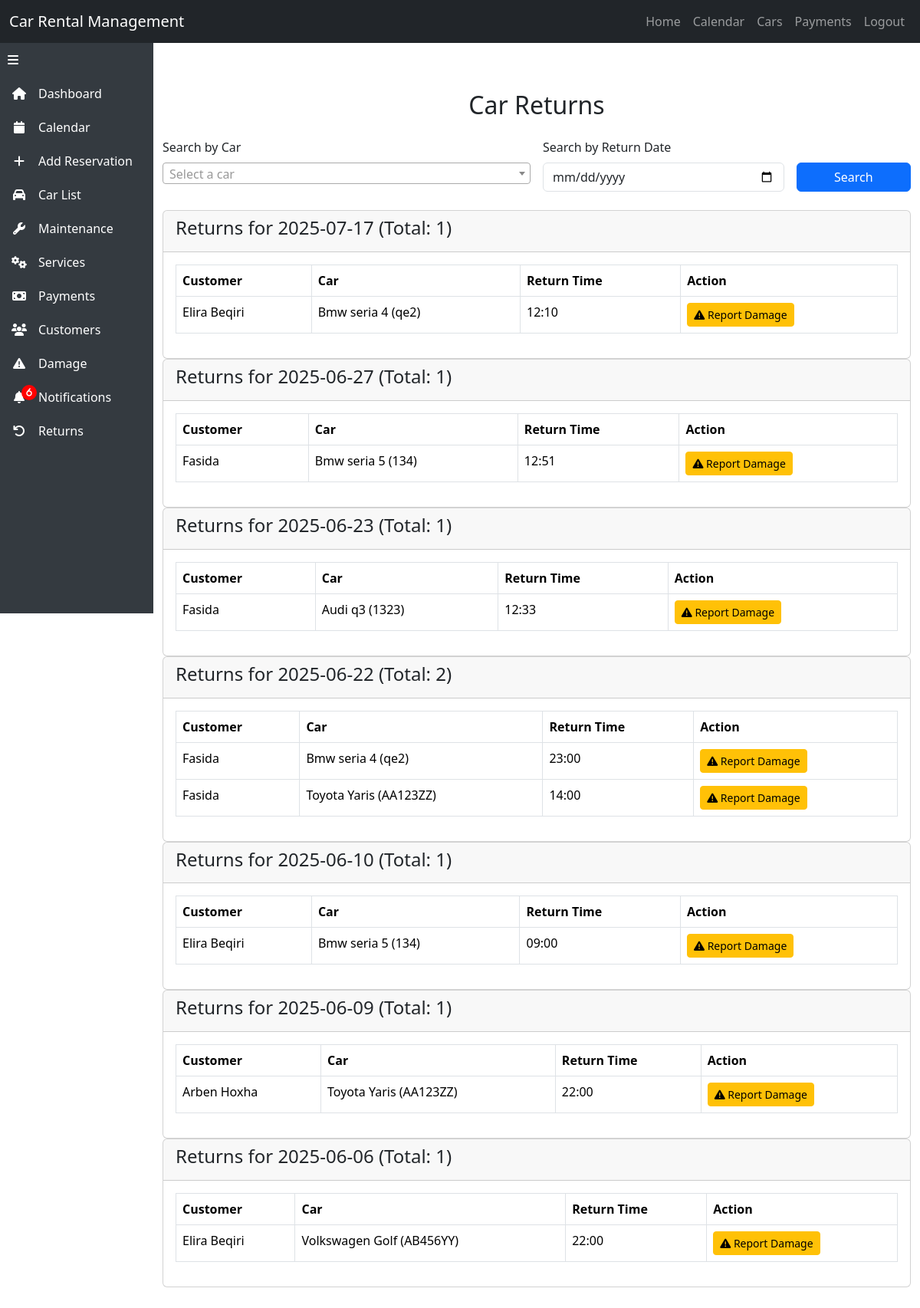
Screenshot of /returns.php (signed in) with the database file from the repository.
### tables this page shows
CREATE TABLE `reservations` (
  `reservation_id` int(11) NOT NULL,
  `car_id` int(11) NOT NULL,
  `customer_id` int(11) NOT NULL,
  `start_date` timestamp NOT NULL DEFAULT current_timestamp() ON UPDATE current_timestamp(),
  `end_date` timestamp NULL DEFAULT NULL,
  `total_cost` decimal(10,2) DEFAULT NULL,
  `start_time` time DEFAULT NULL,
  `end_time` time DEFAULT NULL,
  `comments` text DEFAULT NULL
);

CREATE TABLE `customers` (
  `customer_id` int(11) NOT NULL,
  `name` varchar(255) NOT NULL,
  `phone` varchar(50) DEFAULT NULL,
  `license_number` varchar(100) DEFAULT NULL,
  `business_id` int(11) DEFAULT NULL
);

CREATE TABLE `cars` (
  `car_id` int(11) NOT NULL,
  `business_id` int(11) NOT NULL,
  `brand` varchar(100) DEFAULT NULL,
  `model` varchar(100) DEFAULT NULL,
  `license_plate` varchar(50) DEFAULT NULL
);

### returns.php (the view, shortened to what this page needs)
<?php
require_once 'header.php';
$errors = [];
$search_date = isset($_GET['return_date']) && preg_match('/^\d{4}-\d{2}-\d{2}$/', $_GET['return_date']) ? $_GET['return_date'] : null;
try {
    $stmt = $conn->prepare("SELECT business_id FROM users WHERE email = ?");
    $stmt->bind_param("s", $_SESSION['email']);
    $stmt->execute();
    $result = $stmt->get_result();
    $user = $result->fetch_assoc();
    $business_id = $user['business_id'];
    $query = "SELECT r.reservation_id, r.car_id, r.end_date, TIME_FORMAT(r.end_time, '%H:%i') AS end_time,
                     c.brand, c.model, c.license_plate,
                     cu.name AS customer_name
              FROM reservations r
              JOIN cars c ON r.car_id = c.car_id
              JOIN customers cu ON r.customer_id = cu.customer_id
              WHERE c.business_id = ? AND r.end_date IS NOT NULL";
    $params = [$business_id];
    $types = "i";
    $query .= " ORDER BY r.end_date DESC, r.end_time DESC";
    $stmt = $conn->prepare($query);
    $stmt->bind_param($types, ...$params);
    $stmt->execute();
    $returns = $stmt->get_result()->fetch_all(MYSQLI_ASSOC);
    $grouped_returns = [];
    foreach ($returns as $return) {
        $date = date('Y-m-d', strtotime($return['end_date']));
        $grouped_returns[$date][] = $return;
    }
} catch (Exception $e) {
    $errors[] = 'Database error: ' . $e->getMessage();
}
?>
<!DOCTYPE html>
<html lang="en">
<head>
</head>
<body>
    <div class="main-content" id="mainContent">
        <div class="container my-5">
            <h2 class="text-center mb-4">Car Returns</h2>
            <div class="form-container mb-4">
                <form method="GET" action="returns.php" class="row g-3">
                    <div class="col-md-6">
                        <label for="car_id" class="form-label">Search by Car</label>
                    </div>
                    <div class="col-md-4">
                        <label for="return_date" class="form-label">Search by Return Date</label>
                        <input type="date" class="form-control" id="return_date" name="return_date" value="<?= htmlspecialchars($search_date ?? '') ?>">
                    </div>
                    <div class="col-md-2 d-flex align-items-end">
                        <button type="submit" class="btn btn-primary w-100">Search</button>
                    </div>
                </form>
            </div>
            <?php if (empty($grouped_returns)): ?>
                <div class="alert alert-warning">No returns found.</div>
            <?php else: ?>
                <?php foreach ($grouped_returns as $date => $returns): ?>
                    <div class="return-card">
                        <div class="card">
                            <div class="card-header">
                                <h4>Returns for <?= htmlspecialchars($date) ?> (Total: <?= count($returns) ?>)</h4>
                            </div>
                            <div class="card-body">
                                <table class="table table-bordered table-hover">
                                    <thead>
                                        <tr>
                                            <th>Customer</th>
                                            <th>Car</th>
                                            <th>Return Time</th>
                                            <th>Action</th>
                                        </tr>
                                    </thead>
                                    <tbody>
                                        <?php foreach ($returns as $return): ?>
                                            <tr>
                                                <td><?= htmlspecialchars($return['customer_name']) ?></td>
                                                <td><?= htmlspecialchars($return['brand'] . ' ' . $return['model'] . ' (' . $return['license_plate'] . ')') ?></td>
                                                <td><?= htmlspecialchars($return['end_time'] ?? '-') ?></td>
                                                <td>
                                                    <a href="add_damage.php?reservation_id=<?= $return['reservation_id'] ?>&car_id=<?= $return['car_id'] ?>&customer_name=<?= urlencode($return['customer_name']) ?>"
                                                       class="btn btn-warning btn-sm action-btn">
                                                       <i class="fas fa-exclamation-triangle"></i> Report Damage
                                                    </a>
                                                </td>
                                            </tr>
                                        <?php endforeach; ?>
                                    </tbody>
                                </table>
                            </div>
                        </div>
                    </div>
                <?php endforeach; ?>
            <?php endif; ?>
        </div>
    </div>
</body>
</html>

### header.php (style rules this page uses)
.main-content { transition: margin-left 0.3s; padding-top: 70px; }
.main-content:not(.collapsed) { margin-left: 200px; }

### rows the page displays
reservations: customer.name "Elira Beqiri", car.license_plate "Bmw seria 4 (qe2)", end_time "12:10"
reservations: customer.name "Fasida", car.license_plate "Bmw seria 5 (134)", end_time "12:51"
reservations: customer.name "Fasida", car.license_plate "Audi q3 (1323)", end_time "12:33"
reservations: customer.name "Fasida", car.license_plate "Bmw seria 4 (qe2)", end_time "23:00"
reservations: customer.name "Fasida", car.license_plate "Toyota Yaris (AA123ZZ)", end_time "14:00"
reservations: customer.name "Elira Beqiri", car.license_plate "Bmw seria 5 (134)", end_time "09:00"
reservations: customer.name "Arben Hoxha", car.license_plate "Toyota Yaris (AA123ZZ)", end_time "22:00"
reservations: end_date "2025-06-06", count($returns) "1", customer.name "Elira Beqiri", car.license_plate "Volkswagen Golf (AB456YY)", end_time "22:00"

### other values shown
$notification_count "6"
$date "2025-07-17"
count($returns) "1"
$date "2025-06-27"
$date "2025-06-23"
$date "2025-06-22"
count($returns) "2"
$date "2025-06-10"
$date "2025-06-09"
